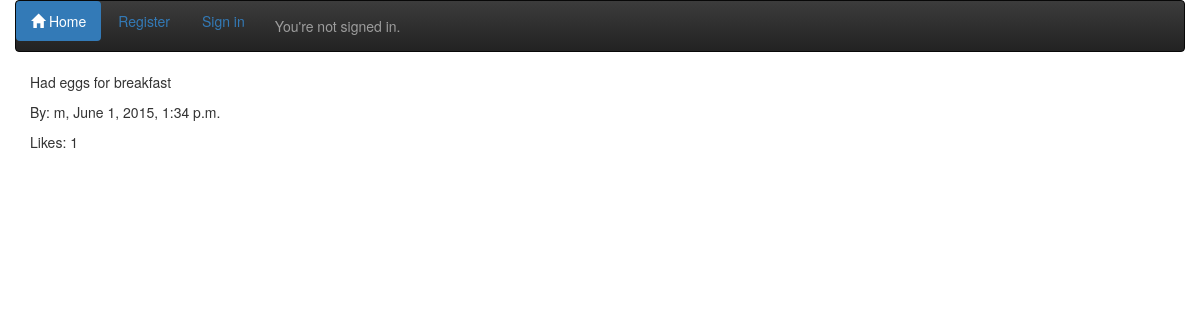
Page /site_details/22/ on the committed database.
### theme/models.py (models this page shows, shortened)
class Comment(models.Model):
	comment = models.TextField()
	likes = models.PositiveIntegerField(default=0)
	comment_by = models.ForeignKey(User, related_name="written_comments")
	comment_datetime = models.DateTimeField()
	class Meta:
		ordering = ['-comment_datetime']

### theme/views.py (the view)
# urls.py: url(r'^(\d+)/$', theme_views.comment_details, name='comment_details'),
def comment_details(request, comment_id):
	comments = Comment.objects.all().filter(id=comment_id)
	context = {
		'comments': comments,
	}
	return render(request, 'theme/comment_detail.html', context)

### theme/templates/theme/comment_detail.html (shortened to what this page needs)
{% extends 'theme/base.html' %}
{% block container %}
{% for comment in comments %}
<div class="container">
	<p>{{ comment.comment}}</p>
	<p>By: {{ comment.comment_by }}, {{ comment.comment_datetime }}</p>
	<p>Likes: {{ comment.likes }}</p>
</div>
{% endfor %}
{% endblock %}

### rows in the picture
Comment: comment "Had eggs for breakfast", comment_by "m", comment_datetime "June 1, 2015, 1:34 p.m.", likes "1"
